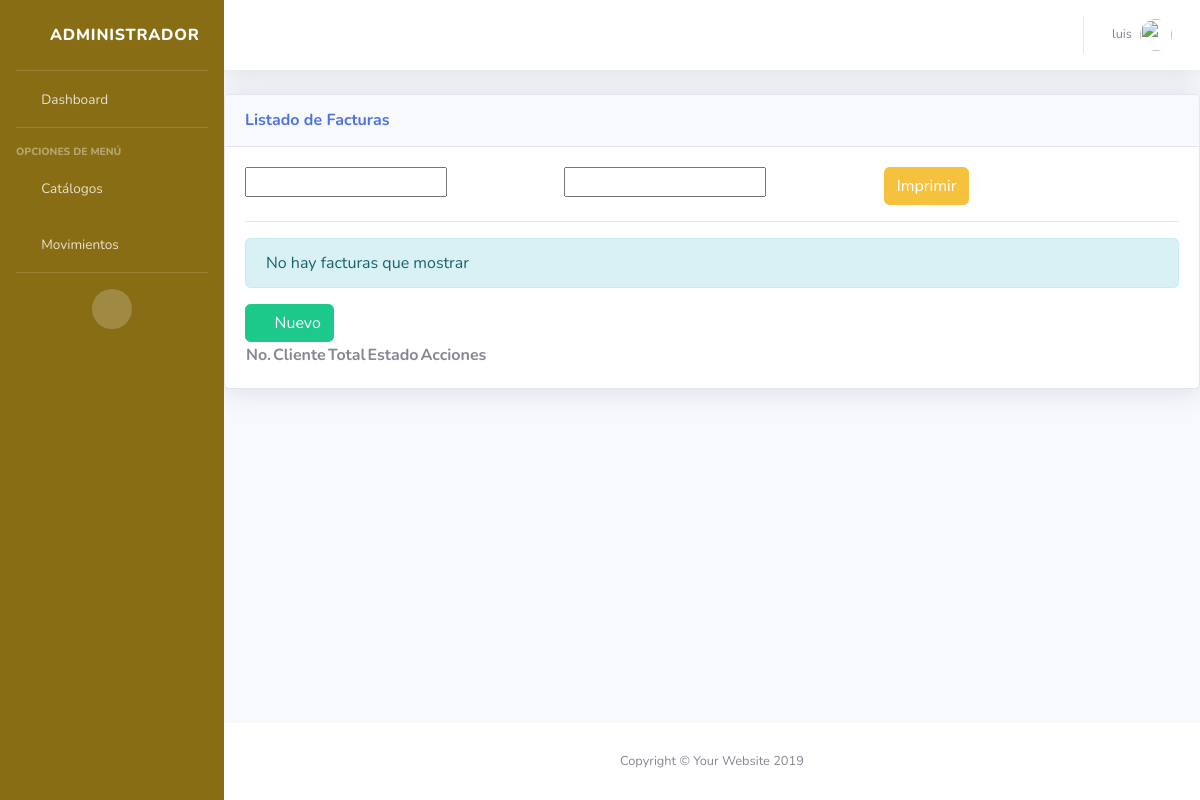
The page /fac/facturas/ (signed in) on the database as committed earlier.
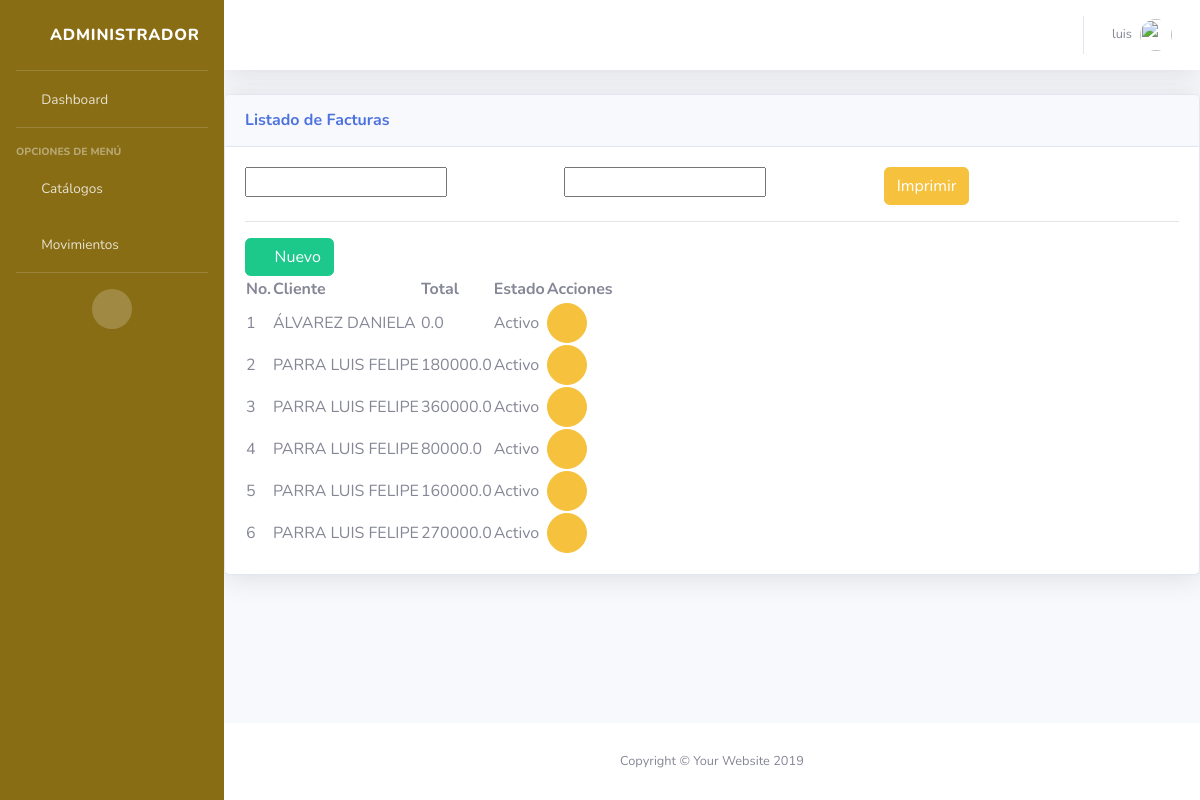
The same page on the database as committed later.
### fac/models.py (models this page shows, shortened)
class FacturaEnc(ClaseModelo2):
    cliente = models.ForeignKey(Cliente, on_delete=models.CASCADE)
    fecha = models.DateTimeField('Fecha', auto_now_add=True)
    sub_total = models.FloatField(default=0)
    descuento = models.FloatField(default=0)
    total = models.FloatField(default=0)
    class Meta:
        verbose_name_plural = "Encabezado Facturas"
        verbose_name="Encabezado Factura"
        permissions = [
            ('sup_caja_facturaenc', 'Permiso de supervisor de caja encabezado')
        ]

class Cliente(ClaseModelo):
    NAT = 'Natural'
    JUR = 'Jurídica'
    TIPPO_CLIENTE = [
        (NAT,'Natural'),
        (JUR,'Jurídica')
    ]
    nombres = models.CharField('Nombres', max_length=100)
    apellidos = models.CharField('Apeliidos', max_length=100)
    celular = models.CharField('Celular', max_length=20, null=True, blank=True)
    tipo = models.CharField('Tipo', max_length=10, choices=TIPPO_CLIENTE, default=NAT)
    def __str__(self):
        return '{} {}'.format(self.apellidos,self.nombres)
    class Meta:
        verbose_name_plural = "Clientes"

### fac/views.py (the view)
# urls.py: path('facturas/', views.FacturaView.as_view(), name="factura_list"),
class FacturaView(Simp, generic.ListView):
    model = FacturaEnc
    template_name = "fac/factura_list.html"
    context_object_name = "obj"
    permission_required = "fac.view_facturaenc"

### templates/fac/factura_list.html (shortened to what this page needs)
{% extends 'base/base.html' %}
{% block content %}
<div class="card shadow mb-4">
    <div class="card-header py-3 d-flex flex-row align-items-center justify-content-between">
      <h6 class="m-0 font-weight-bold text-primary">Listado de Facturas</h6>
    </div>
    <div class="card-body">
      <div class="row">
        <div class="col-md-4">
          <input type="text" class="form-class" name="f1" id="f1" readonly>
        </div>
        <div class="col-md-4">
          <input type="text" class="form-class" name="f2" id="f2" readonly>
        </div>
        <div class="col-md-4">
          <button class="btn btn-warning" type="button" id="btnPrint">Imprimir</button>
        </div>
      </div>
      <hr>
     {% if not obj %}
         <div class="alert alert-info">No hay facturas que mostrar</div>
     {% endif %}
     <div class="buttons-toolbar">
        <a class="btn btn-success" href="{% url 'fac:factura_new' %}" ><i class="far fa-calendar-plus"></i> Nuevo</a>
     </div>
     <table id="table" data-toggle="table" data-pagination="true"
     data-search="true" data-show-columns="true" data-show-toggle="true"
     data-show-fullscreen="true" data-toolbar=".buttons-toolbar" data-locale="es-CL">
         <thead>
             <th data-field="id" data-sortable="true">No.</th>
             <th data-sortable="true" data-field="Nombres">Cliente</th>
             <th data-sortable="true" data-field="Apellidos">Total</th>
             <th data-field="Estado">Estado</th>
             <th class="all">Acciones</th>
         </thead>
         <tbody>
             {% for item in obj %}
                 <tr>
                     <td>{{ item.id }}</td>
                     <td>{{ item.cliente }}</td>
                     <td>{{ item.total }}</td>
                     <td>{{ item.estado|yesno:"Activo,Inactivo" }}
                     </td>
                     <td>
                         <a href="{% url 'fac:factura_edit' item.id %}"  class="btn btn-warning btn-circle" role="button"><i class="far fa-edit"></i></a>
                     </td>
                 </tr>
             {% endfor %}
         </tbody>
     </table>
    </div>
  </div>
{% endblock content %}

### templates/base/base.html (shortened to what this page needs)
{% load static %}
<!DOCTYPE html>
<html lang="es">
<head>
  <link href="{% static 'vendor/fontawesome-free/css/all.min.css' %}" rel="stylesheet" type="text/css">
  <link rel="stylesheet" href="https://cdnjs.cloudflare.com/ajax/libs/jquery-datetimepicker/2.5.20/jquery.datetimepicker.min.css" />
  <link href="{% static 'css/sb-admin-2.min.css' %}" rel="stylesheet">
    <link href="{% static 'vendor/datatables/dataTables.bootstrap4.min.css' %}" rel="stylesheet">
    <link href="{% static 'vendor/jquery-confirm/jquery-confirm.min.css' %}" rel="stylesheet">
    <link rel="stylesheet" href="https://unpkg.com/bootstrap-table@1.18.3/dist/bootstrap-table.min.css">
    <link href="https://cdn.jsdelivr.net/npm/select2@4.1.0-rc.0/dist/css/select2.min.css" rel="stylesheet" />
</head>
<body id="page-top" class="bg-gradient-primary">
    {% block side_bar %}
  <div id="wrapper">
    <ul class="navbar-nav  sidebar sidebar-dark accordion" style="background-color: rgb(136, 109, 20);" id="accordionSidebar">
      <a class="sidebar-brand d-flex align-items-center justify-content-center" href="{% url 'bases:home' %}">
        <div class="sidebar-brand-icon rotate-n-15">
          <i class="fas fa-laugh-wink"></i>
        </div>
        <div class="sidebar-brand-text mx-3">Administrador</div>
      </a>
      <hr class="sidebar-divider my-0">
      <li class="nav-item">
        <a class="nav-link" href="{% url 'bases:home' %}">
          <i class="fas fa-fw fa-tachometer-alt"></i>
          <span>Dashboard</span></a>
      </li>
      <hr class="sidebar-divider">
      <div class="sidebar-heading">
        Opciones de Menú
      </div>
      <li class="nav-item">
        <a class="nav-link collapsed" href="#" data-toggle="collapse" data-target="#collapseTwo" aria-expanded="true" aria-controls="collapseTwo">
          <i class="fas fa-fw fa-cog"></i>
          <span>Catálogos</span>
        </a>
        <a class="nav-link collapsed" href="#" data-toggle="collapse" data-target="#collapseCompras" aria-expanded="true" aria-controls="collapseTwo">
          <i class="fas fa-fw fa-truck"></i>
          <span>Movimientos</span>
        </a>
      </li>
      <hr class="sidebar-divider d-none d-md-block">
      <div class="text-center d-none d-md-inline">
        <button class="rounded-circle border-0" id="sidebarToggle"></button>
      </div>
    </ul>
    {% endblock side_bar %}
    <div id="content-wrapper" class="d-flex flex-column">
      <div id="content">
        {% block topbar %}
        <nav class="navbar navbar-expand navbar-light bg-white topbar mb-4 static-top shadow">
          <ul class="navbar-nav ml-auto">
            <li class="nav-item dropdown no-arrow">
              <a class="nav-link dropdown-toggle" href="#" id="userDropdown" role="button" data-toggle="dropdown" aria-haspopup="true" aria-expanded="false">
                <span class="mr-2 d-none d-lg-inline text-gray-600 small">{{ user.username }}</span>
                <img class="img-profile rounded-circle" src="https://scontent.feoh3-1.fna.fbcdn.net/v/t1.6435-9/123622951_3622064901170260_7104699407128135751_n.jpg?_nc_cat=100&ccb=1-5&_nc_sid=09cbfe&_nc_eui2=AeE3a5ZeQUtrPGBVtU39m3keUziRgO4BGvFTOJGA7gEa8dGUO7a9ql66PRwnPbi1HA6HaE06E1nXRf4mYMwRLYu2&_nc_ohc=2T8rYsRq6JAAX_udJoi&_nc_oc=AQmg29JcIgz16P685SBjLQLHVxN-A1qTT9MZW13CaZUvMGJXdCxIBv3T1HCJdYhJSDc&_nc_ht=scontent.feoh3-1.fna&oh=643121e45da0831d4f866ddd1f821893&oe=618A0F0C">
              </a>
            </li>
          </ul>
        </nav>
        {% endblock topbar %}
        {% block content %}{% endblock content %}
        {% block footer %}
      </div>
      <footer class="sticky-footer bg-white">
        <div class="container my-auto">
          <div class="copyright text-center my-auto">
            <span>Copyright &copy; Your Website 2019</span>
          </div>
        </div>
      </footer>
    </div>
  </div>
  {% endblock footer %}
</body>
</html>

Rows that differ between the two databases and show on the page:
added FacturaEnc: id "1", cliente "ÁLVAREZ DANIELA", total "0.0", estado "Activo"
added FacturaEnc: id "2", cliente "PARRA LUIS FELIPE", total "180000.0", estado "Activo"
added FacturaEnc: id "3", cliente "PARRA LUIS FELIPE", total "360000.0", estado "Activo"
added FacturaEnc: id "4", cliente "PARRA LUIS FELIPE", total "80000.0", estado "Activo"
added FacturaEnc: id "5", cliente "PARRA LUIS FELIPE", total "160000.0", estado "Activo"
added FacturaEnc: id "6", cliente "PARRA LUIS FELIPE", total "270000.0", estado "Activo"
Other text that changed with them:
text no longer shown: "No hay facturas que mostrar"
